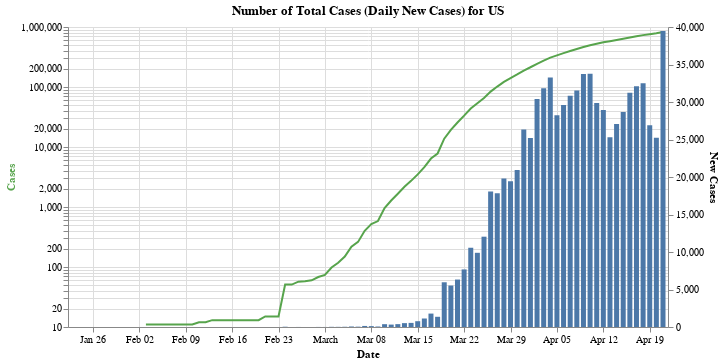

Write notebook code for a chart like this one.
### Code cell
#hide_input
_new_bar = alt.Chart(df_country_cases).mark_bar().encode(
    alt.X('Date:T'),
    alt.Y('New Cases:Q'),
    tooltip = list(df_country_cases)
)

_total_line = alt.Chart(df_country_cases[df_country_cases['Cases'] > 10]).mark_line(color='#57A44C').encode(
    alt.X('Date:T'),
    alt.Y('Cases:Q', axis=alt.Axis(titleColor='#57A44C'), scale=alt.Scale(type='log')),
    tooltip = list(df_country_cases)
)

alt.layer(_total_line, _new_bar).properties(
    width = 600,
    title = f'Number of Total Cases (Daily New Cases) for {country}'
).resolve_scale(y='independent')
